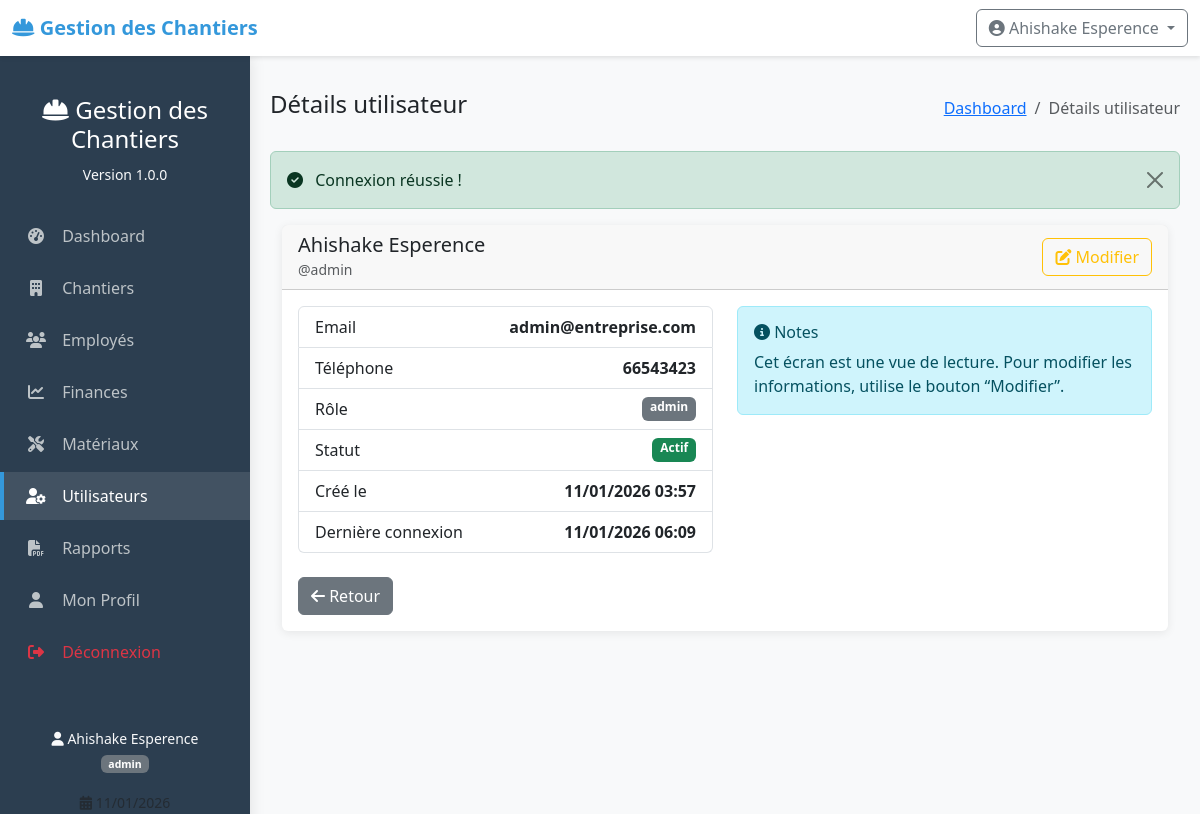
The page /index.php?controller=user&action=view&id=1 (signed in) on the database as committed earlier.
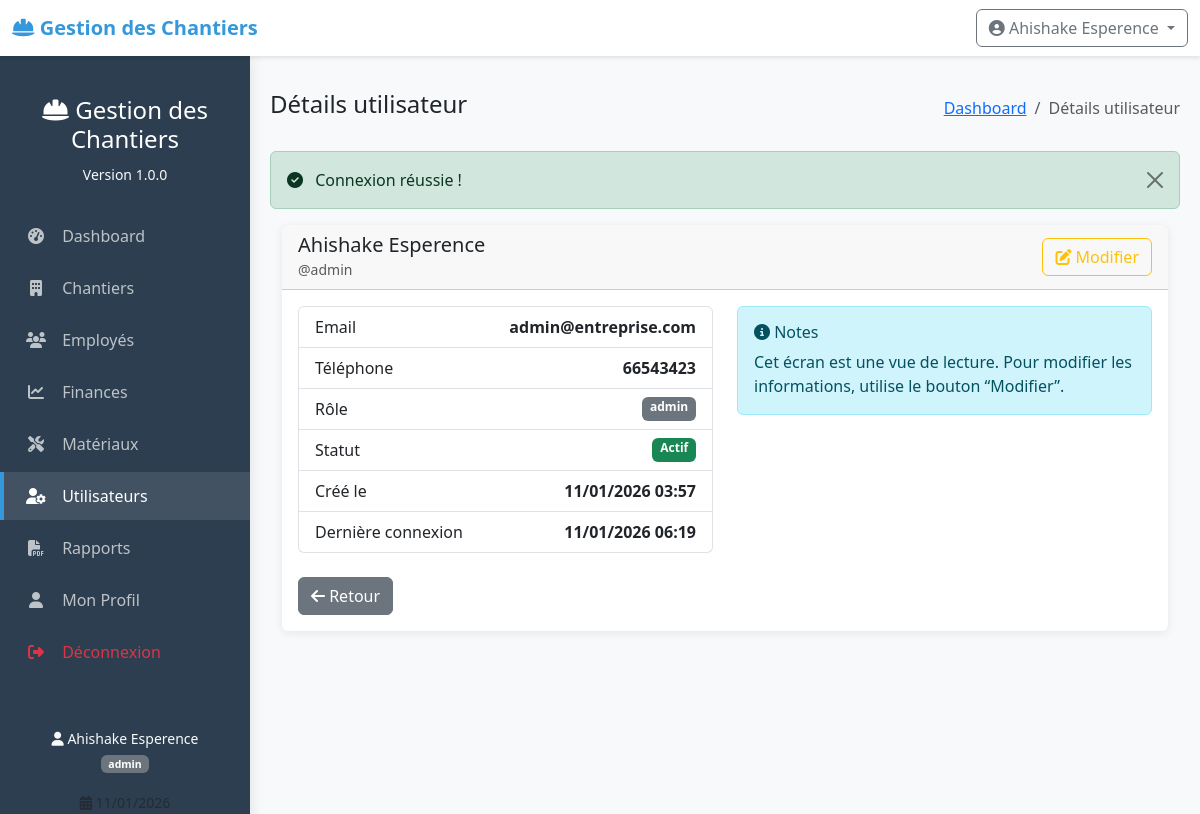
The same page on the database as committed later.
### tables this page shows
CREATE TABLE users (
    id INTEGER PRIMARY KEY AUTOINCREMENT,
    username VARCHAR(50) UNIQUE NOT NULL,
    password VARCHAR(255) NOT NULL,
    nom VARCHAR(100) NOT NULL,
    prenom VARCHAR(100) NOT NULL,
    email VARCHAR(150) UNIQUE NOT NULL,
    role VARCHAR(20) NOT NULL CHECK(role IN ('admin', 'chef', 'comptable')),
    telephone VARCHAR(20),
    created_at DATETIME DEFAULT CURRENT_TIMESTAMP,
    last_login DATETIME,
    status BOOLEAN DEFAULT 1
);

### index.php (called while the page is built, shortened)
<?php
$controller = $_GET['controller'] ?? 'dashboard';
$action = $_GET['action'] ?? 'index';
$controllerInstance = new $controllerClass();
$id = $_GET['id'] ?? null;
if ($id !== null) {
    $data = $controllerInstance->$action($id);
} else {
    $data = $controllerInstance->$action();
}
$viewFolders = [
    'dashboard' => 'dashboard',
    'chantier' => 'chantiers',
    'employe' => 'employes',
    'materiau' => 'materiaux',
    'finance' => 'finances',
    'user' => 'users',
    'rapport' => 'repports'
];
$viewFolder = $viewFolders[$controller] ?? 'dashboard';
$viewFile = __DIR__ . '/views/' . $viewFolder . '/' . $action . '.php';
require_once $viewFile;

### models/User.php (called while the page is built, shortened)
<?php
class User {
    private $db;
    public function __construct() {
        $this->db = Database::getInstance()->getConnection();
    }
    public function getById($id) {
        $sql = "SELECT * FROM users WHERE id = :id";
        $stmt = $this->db->prepare($sql);
        $stmt->execute([':id' => $id]);
        return $stmt->fetch();
    }
}
?>

### config/database.php (called while the page is built, shortened)
<?php
class Database {
    private static $instance = null;
    private $connection;
    private function __construct() {
        try {
            $this->connection = new PDO('sqlite:' . dirname(__DIR__) . '/data/chantiers.db');
            $this->connection->setAttribute(PDO::ATTR_ERRMODE, PDO::ERRMODE_EXCEPTION);
            $this->connection->setAttribute(PDO::ATTR_DEFAULT_FETCH_MODE, PDO::FETCH_ASSOC);
            $this->connection->exec('PRAGMA foreign_keys = ON');
        } catch(PDOException $e) {
            die("Erreur de connexion : " . $e->getMessage());
        }
    }
    public static function getInstance() {
        if (self::$instance == null) {
            self::$instance = new Database();
        }
        return self::$instance;
    }
    public function getConnection() {
        return $this->connection;
    }
}
?>

### controllers/UserController.php (called while the page is built, shortened)
<?php
require_once __DIR__ . '/../models/User.php';
class UserController {
    private $userModel;
    public function __construct() {
        $this->userModel = new User();
    }
    public function view($id) {
        $user = $this->userModel->getById($id);
        return ['user' => $user];
    }
}
?>

### views/users/view.php (the view, shortened to what the changed rows need)
<?php
include __DIR__ . '/../../includes/header.php';
$data = $GLOBALS['data'] ?? [];
$user = $data['user'] ?? null;
?>
<div class="container-fluid">
    <div class="row">
        <div class="col-12">
            <div class="card">
                <div class="card-header d-flex justify-content-between align-items-center">
                    <div>
                        <h5 class="card-title mb-0"><?php echo htmlspecialchars($user['prenom'] . ' ' . $user['nom']); ?></h5>
                        <small class="text-muted">@<?php echo htmlspecialchars($user['username']); ?></small>
                    </div>
                </div>
                <div class="card-body">
                    <div class="row">
                        <div class="col-md-6">
                            <div class="list-group">
                                <div class="list-group-item d-flex justify-content-between">
                                    <span>Email</span>
                                    <strong><?php echo htmlspecialchars($user['email']); ?></strong>
                                </div>
                                <div class="list-group-item d-flex justify-content-between">
                                    <span>Téléphone</span>
                                    <strong><?php echo htmlspecialchars($user['telephone'] ?? 'N/A'); ?></strong>
                                </div>
                                <div class="list-group-item d-flex justify-content-between">
                                    <span>Rôle</span>
                                    <span class="badge bg-secondary"><?php echo htmlspecialchars($user['role']); ?></span>
                                </div>
                                <div class="list-group-item d-flex justify-content-between">
                                    <span>Créé le</span>
                                    <strong><?php echo $user['created_at'] ? date('d/m/Y H:i', strtotime($user['created_at'])) : 'N/A'; ?></strong>
                                </div>
                                <div class="list-group-item d-flex justify-content-between">
                                    <span>Dernière connexion</span>
                                    <strong><?php echo $user['last_login'] ? date('d/m/Y H:i', strtotime($user['last_login'])) : 'Jamais'; ?></strong>
                                </div>
                            </div>
                        </div>
                    </div>
                </div>
            </div>
        </div>
    </div>
</div>
<?php include __DIR__ . '/../../includes/footer.php'; ?>

Rows that differ between the two databases and show on the page:
changed users "Ahishake Esperence": last_login "11/01/2026 06:09" → "11/01/2026 06:19"
